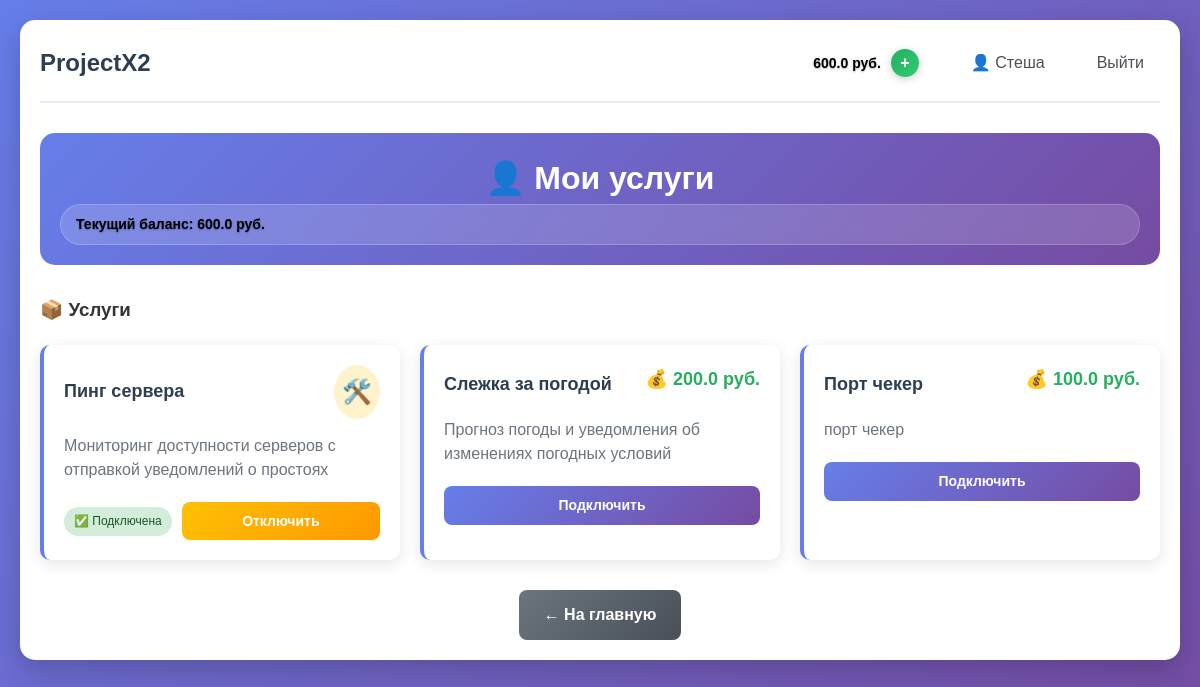
/client/services (signed in), run on an earlier commit of the app's database.
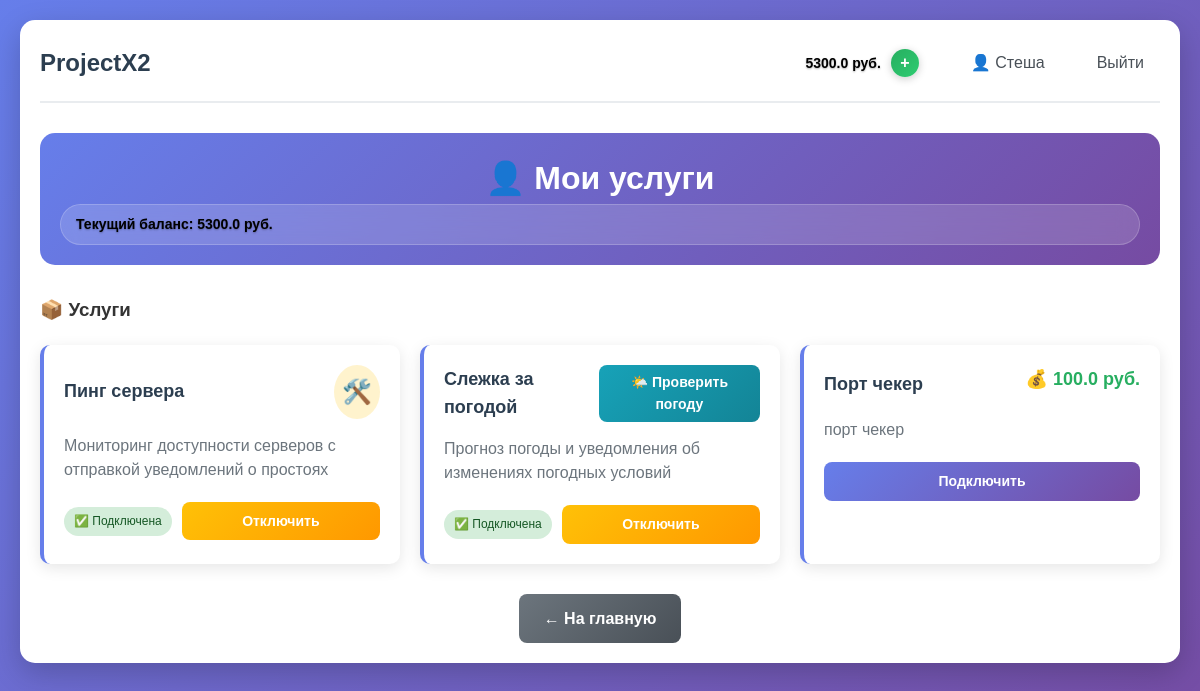
And on a later commit of the database.
### app.py (models this page shows, shortened)
class User(UserMixin, db.Model):
    __tablename__ = 'users'
    id = db.Column(db.Integer, primary_key=True)
    username = db.Column(db.String(64), unique=True, nullable=False)
    email = db.Column(db.String(120), unique=True, nullable=False)
    password_hash = db.Column(db.String(256), nullable=False)
    role = db.Column(db.String(20), nullable=False)
    created_at = db.Column(db.DateTime, default=datetime.utcnow)
    is_active = db.Column(db.Boolean, default=True)
    services = db.relationship('UserService', backref='user', lazy=True)
    balance = db.Column(db.Float, default=0.0)  # Баланс для клиентов

class Service(db.Model):
    id = db.Column(db.Integer, primary_key=True)
    name = db.Column(db.String(100), nullable=False)
    description = db.Column(db.Text, nullable=False)
    price = db.Column(db.Float, default=0.0)
    is_active = db.Column(db.Boolean, default=True)
    created_at = db.Column(db.DateTime, default=datetime.utcnow)
    customer_id = db.Column(db.Integer, db.ForeignKey('users.id'), nullable=False)
    users = db.relationship('UserService', backref='service', lazy=True)

### app.py (the view)
@app.route('/client/services')
@login_required
def client_services():
    if current_user.role != 'client':
        flash('Доступ запрещен. Только для клиентов.', 'error')
        return redirect(url_for('index'))
    all_services = Service.query.filter_by(is_active=True).all()
    user_services = UserService.query.filter_by(user_id=current_user.id).all()
    connected_service_ids = [us.service_id for us in user_services]
    return render_template('client_services.html',
                         services=all_services,
                         connected_service_ids=connected_service_ids,
                         user_services=user_services)

### app.py (called while the page is built)
@login_manager.user_loader
def load_user(user_id):
    return db.session.get(User, int(user_id))

@app.before_request
def check_user_active():
    if current_user.is_authenticated and not current_user.is_active:
        logout_user()
        flash('Ваш аккаунт заблокирован. Обратитесь к администратору.', 'error')
        return redirect(url_for('login'))

### templates/client_services.html (shortened to what this page needs)
{% extends "base.html" %}
{% block content %}
<div class="admin-container">
    <div class="admin-header">
        <h2>👤 Мои услуги</h2>
        <div class="balance-info">
            <span class="balance-amount">Текущий баланс: {{ current_user.balance }} руб.</span>
        </div>
    </div>
    <div class="services-section">
        <h3>📦 Услуги</h3>
        {% if services %}
            <div class="services-grid">
                {% for service in services %}
                <div class="service-card">
                    <div class="service-header">
                        <h4>{{ service.name }}</h4>
                        {% if service.name == 'Пинг сервера' and service.id in connected_service_ids %}
                            <a href="{{ url_for('ping_service') }}" class="gear-icon" title="Перейти к Ping сервису">
                                🛠️
                            </a>
                        {% elif service.name == 'Слежка за погодой' and service.id in connected_service_ids %}
                            <a href="{{ url_for('check_weather_now') }}" class="btn btn-sm btn-info weather-btn">
                                🌤️ Проверить погоду
                            </a>
                        {% else %}
                            <span class="service-price">💰 {{ service.price }} руб.</span>
                        {% endif %}
                    </div>
                    <p class="service-description">{{ service.description }}</p>
                    <div class="service-actions">
                        {% if service.id in connected_service_ids %}
                            <span class="badge connected">✅ Подключена</span>
                            <a href="{{ url_for('disconnect_service', service_id=service.id) }}"
                               class="btn btn-sm btn-warning"
                               onclick="return confirm('Отключить услугу «{{ service.name }}»?')">
                                Отключить
                            </a>
                        {% else %}
                            {% if current_user.balance >= service.price %}
                                <a href="{{ url_for('connect_service', service_id=service.id) }}"
                                   class="btn btn-sm btn-primary">
                                    Подключить
                                </a>
                            {% else %}
                                <span class="text-danger">Недостаточно средств</span>
                                <a href="{{ url_for('add_balance_page') }}" class="btn btn-sm btn-success">
                                    Пополнить баланс
                                </a>
                            {% endif %}
                        {% endif %}
                    </div>
                </div>
                {% endfor %}
            </div>
        {% else %}
            <div class="empty-state">
                <div class="empty-icon">📭</div>
                <h4>Нет доступных услуг</h4>
                <p>В данный момент нет активных услуг для подключения.</p>
            </div>
        {% endif %}
    </div>
    <div class="admin-actions">
        <a href="{{ url_for('index') }}" class="btn btn-secondary">← На главную</a>
    </div>
</div>
{% endblock %}

### templates/base.html (shortened to what this page needs)
<!DOCTYPE html>
<html lang="ru">
<head>
    <link rel="stylesheet" href="{{ url_for('static', filename='css/style.css') }}">
</head>
<body>
    <div class="container">
        <nav class="navbar">
            <h1><a href="/" class="nav-logo">ProjectX2</a></h1>
            <div class="nav-links">
                {% if current_user.is_authenticated %}
                    {% if current_user.role == 'client' %}
                    <div class="balance-info">
                        <span class="balance-amount"> {{ current_user.balance }} руб.</span>
                        <a href="{{ url_for('add_balance_page') }}" class="balance-btn">+</a>
                    </div>
                    {% endif %}
                    <a href="/profile" class="nav-link">👤 {{ current_user.username }}</a>
                    <a href="/logout" class="nav-link">Выйти</a>
                {% else %}
                    <a href="/login" class="nav-link">Войти</a>
                    <a href="/register" class="nav-link">Регистрация</a>
                {% endif %}
            </div>
        </nav>
        <main>
            {% block content %}{% endblock %}
        </main>
    </div>
</body>
</html>

### static/css/style.css (style rules this page uses)
* { margin: 0; padding: 0; box-sizing: border-box; }
body { font-family: 'Arial', sans-serif; line-height: 1.6; color: #333; background: linear-gradient(135deg, #667eea 0%, #764ba2 100%); min-height: 100vh; padding: 20px; }
.container { max-width: 1200px; margin: 0 auto; background: white; padding: 20px; border-radius: 15px; box-shadow: 0 10px 30px rgba(0, 0, 0, 0.2); }
.navbar { display: flex; justify-content: space-between; align-items: center; margin-bottom: 30px; padding-bottom: 15px; border-bottom: 2px solid #e9ecef; }
.nav-logo { text-decoration: none; color: #2c3e50; font-size: 24px; font-weight: bold; }
.nav-links { display: flex; gap: 20px; align-items: center; }
.nav-link { text-decoration: none; color: #495057; padding: 8px 16px; border-radius: 8px; transition: all 0.3s ease; font-weight: 500; }
.btn { padding: 12px 25px; border: none; border-radius: 8px; cursor: pointer; font-size: 16px; text-decoration: none; display: inline-block; text-align: center; transition: all 0.3s ease; font-weight: 600; }
.btn-primary { background: linear-gradient(135deg, #667eea 0%, #764ba2 100%); color: white; }
.btn-secondary { background: linear-gradient(135deg, #6c757d 0%, #495057 100%); color: white; }
.btn-info { background: linear-gradient(135deg, #17a2b8 0%, #138496 100%); color: white; }
.btn-sm { padding: 8px 16px; font-size: 14px; }
.container { animation: fadeIn 0.6s ease-out; }
.admin-container { max-width: 1400px; margin: 0 auto; }
.admin-header { text-align: center; margin-bottom: 30px; padding: 20px; background: linear-gradient(135deg, #667eea 0%, #764ba2 100%); border-radius: 15px; color: white; }
.admin-header h2 { margin: 0; font-size: 32px; }
.btn-warning { background: linear-gradient(135deg, #ffc107 0%, #ff9800 100%); color: white; }
.admin-actions { display: flex; gap: 15px; justify-content: center; flex-wrap: wrap; }
.services-grid { display: grid; grid-template-columns: repeat(auto-fit, minmax(350px, 1fr)); gap: 20px; margin-top: 20px; }
.service-card { background: white; border-radius: 12px; padding: 20px; box-shadow: 0 4px 15px rgba(0,0,0,0.1); border-left: 4px solid #667eea; }
.service-header { display: flex; justify-content: space-between; align-items: center; margin-bottom: 15px; }
.service-header h4 { margin: 0; color: #2c3e50; font-size: 18px; }
.service-description { color: #6c757d; margin-bottom: 15px; line-height: 1.5; }
.service-price { font-size: 18px; font-weight: bold; color: #28a745; margin-bottom: 10px; }
.service-actions { display: flex; gap: 8px; flex-wrap: wrap; margin-top: 10px; }
.service-actions .btn { flex: 1; min-width: 100px; }

### templates/base.html (style rules this page uses)
.balance-info { display: flex; align-items: center; gap: 10px; background: rgba(255, 255, 255, 0.15); padding: 8px 15px; border-radius: 25px; color: black; border: 1px solid rgba(255, 255, 255, 0.2); transition: all 0.3s ease; backdrop-filter: blur(10px); }
.balance-amount { font-weight: 600; font-size: 14px; text-shadow: 0 1px 2px rgba(0, 0, 0, 0.3); }
.balance-btn { background: linear-gradient(135deg, #27ae60, #2ecc71); border: none; color: white; width: 28px; height: 28px; border-radius: 50%; cursor: pointer; font-weight: bold; font-size: 16px; transition: all 0.3s ease; display: flex; align-items: center; justify-content: center; text-decoration: none; box-shadow: 0 2px 8px rgba(0, 0, 0, 0.2); }

### templates/client_services.html (style rules this page uses)
.gear-icon { font-size: 24px; text-decoration: none; padding: 8px; border-radius: 50%; background: rgba(255, 193, 7, 0.2); transition: all 0.3s ease; display: inline-block; }
.weather-btn { font-size: 14px; padding: 6px 12px; margin: 0; }
.services-grid { display: grid; grid-template-columns: repeat(auto-fit, minmax(300px, 1fr)); gap: 20px; margin-top: 20px; }
.service-card { background: white; padding: 20px; border-radius: 10px; box-shadow: 0 4px 15px rgba(0,0,0,0.1); transition: transform 0.3s ease; position: relative; }
.service-header { display: flex; justify-content: space-between; align-items: center; margin-bottom: 15px; }
.service-header h4 { margin: 0; color: #2c3e50; }
.service-price { color: #27ae60; font-weight: bold; }
.service-description { color: #6c757d; margin-bottom: 20px; line-height: 1.5; }
.service-actions { display: flex; gap: 10px; align-items: center; flex-wrap: wrap; }
.badge.connected { background: #d4edda; color: #155724; padding: 5px 10px; border-radius: 15px; font-size: 12px; }
.admin-actions { margin-top: 30px; display: flex; gap: 15px; justify-content: center; }

What changed in the data, as far as the page shows it:
changed User "Стеша": balance "600.0" → "5300.0"
shown differently, row unchanged: Service "Слежка за погодой": price "200.0" → (not shown); text "💰 руб. Подключить" → "🌤️ Проверить погоду ✅ Подключена Отключить"
